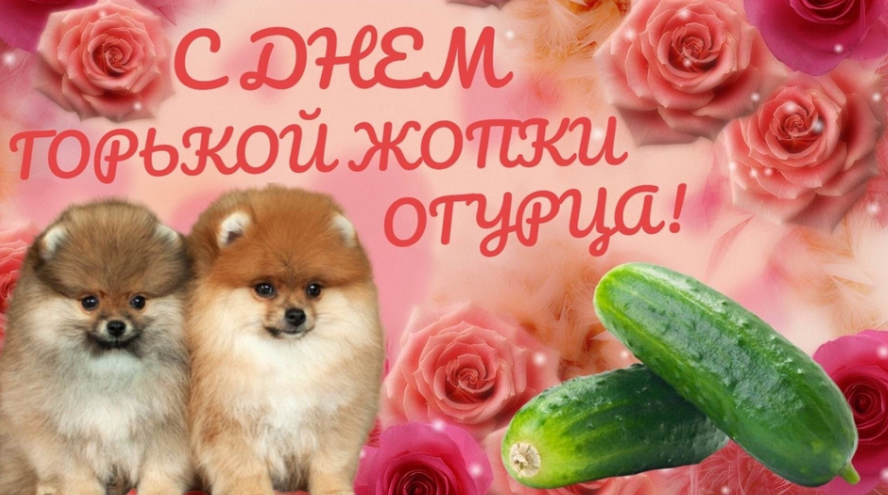
#> input picture lab_8/test_image.png, 888 x 495 px
$ python lab_8.py
#> lines starting #> are read from the running program, lines starting #| are printed output that depends on the picture
"""Обработка изображений Часть 2"""

import sys
from PIL import Image, ImageDraw, ImageFont


def lab_8_1():
    """Кроп. Обрезка части картинки"""
    try:
        with Image.open("./lab_8/test_image.png") as source:
            text_crop_box = (0, 0, 700, 272)
            crop_text = source.crop(text_crop_box)

            dogs_crop_box = (0, 188, 375, 465)
            crop_dogs = source.crop(dogs_crop_box)

            crop_text.save("./lab_8/text.png", "png")
            crop_dogs.save("./lab_8/dogs.png", "png")
    except OSError:
        print("[ОШИБКА] Возникли проблемы с доступом к картинке.")


def lab_8_2():
    """Получить картинку к празднику"""
    holidays = {
        "всемирный день интроверта": "./lab_8/introvert.png",
        "день соломинки для коктейлей": "./lab_8/solominka.png",
        "день рождения резиновых калош": "./lab_8/kaloshi.png",
        "день кошки в японии": "./lab_8/cats.png",
        "международный день оптимиста": "./lab_8/optimist.png",
    }

    print("Покажем картинку для праздника!")
    print("Нам известны следующие праздники:")
    for h in holidays:
        print(f" - {h}")

    try:
        holiday = input("Для какого праздника вы ищите картинку: ")

        if holiday.lower() in holidays:
            with Image.open(holidays[holiday]) as img:
                print("Вот ваша картинка!")
                img.show(holiday)
                sys.exit()
    except ValueError:
        print("[ОШИБКА] Такого праздника мы не знаем...")


def lab_8_3():
    """Добавить текст на открытку"""
    try:
        name = input("Кого поздравляем (введите имя): ")
#> the answer given: lab_8/test_image.png

        with Image.open("./lab_8/test_image.png") as source:
#> source is the input picture: PIL image 888x495 RGBA; mean R, G, B, A 195.6, 133.7, 115.3, 255
            txt = Image.new("RGBA", source.size, (255, 255, 255, 0))
            draw = ImageDraw.Draw(txt)
            fnt = ImageFont.truetype("arial.ttf", 60, encoding="UTF-8")

            draw.rectangle((0, 0, source.width, 120), fill=(255, 0, 0))
            draw.text(
                (100, 30),
                f"{name}, поздравляем!",
                font=fnt,
                fill=(255, 255, 255),
                stroke_width=6,
                stroke_fill=(125, 125, 255),
            )

            result = Image.alpha_composite(source, txt)
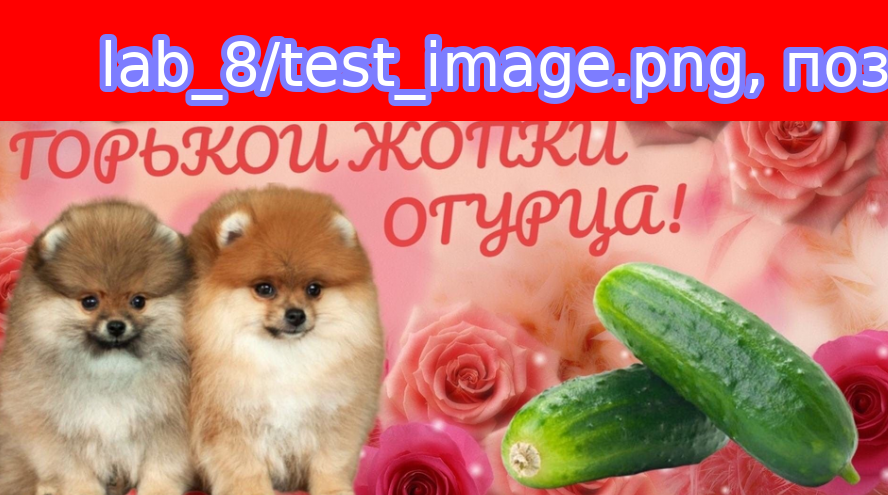
#> result: PIL image 888x495 RGBA; mean R, G, B, A 198.4, 115.5, 105.4, 255
            result.show()
    except OSError:
        print("[ОШИБКА] Возникли проблемы с доступом к картинке или шрифту.")


lab_8_3()
